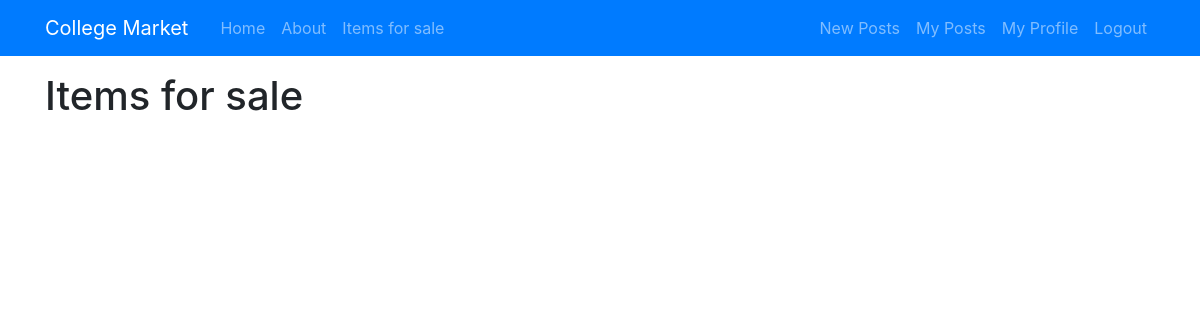
Page /post/forsale (signed in) on the earlier database version.
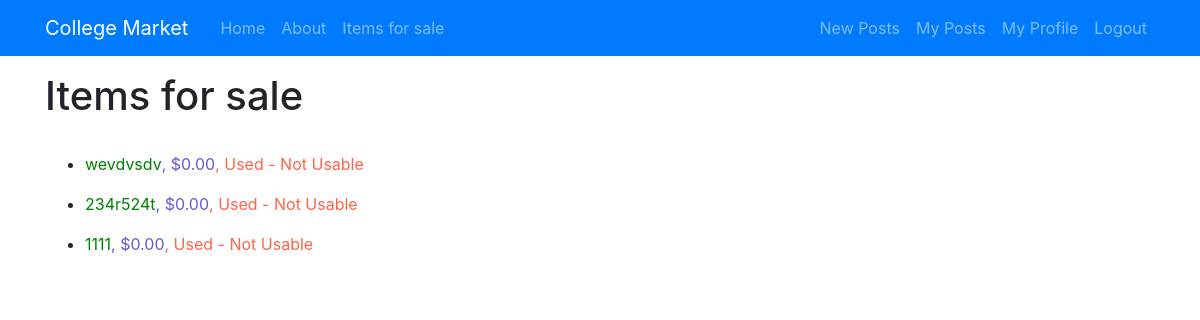
Same page on the later database version.
### posts/models.py (models this page shows)
class Post(models.Model):
    user = models.ForeignKey(User, on_delete=models.CASCADE, related_name="post" , null=True)
    title = models.CharField(max_length=255)
    body = models.TextField(null=True)
    updated_on = models.DateTimeField(auto_now= True)
    created_on = models.DateTimeField(auto_now_add=True, null=True)
    category = models.IntegerField(choices=CATEGORY, default=0)
    cover = models.ImageField(upload_to='images/', null=True , blank=True)
    condition = models.IntegerField(choices=CONDITION , default = 4)
    price = models.DecimalField(max_digits=20, decimal_places=2, default=Decimal(0.00), null=True ,blank=True)
    publish = models.IntegerField(choices=STATUS, default=0)

### posts/views.py (the view)
# urls.py: path('forsale' , ForSaleListView.as_view(), name='for_sale'),
class ForSaleListView(ListView):
    model = Post
    template_name = '../templates/forsale.html'

### posts/templates/forsale.html
{% extends 'base.html' %}
{% block content %}
<br><br><br>
{% if user.is_authenticated %}
  <h1>Items for sale</h1>
  <br>
    {% for post in object_list %}
      {% if post.publish == 1 %}
            <ul>
              <li><a href="{{ post.pk }}"><p id="element1">{{ post.title }}  </p><p id="element2">,  ${{ post.price }}</p><p id="element3"> , {{ post.get_condition_display }}</p</a></li>
            </ul>
      {% endif %}
    {% endfor %}
{% else %}
  <p>You are not allowed to see this list</p>
  <meta http-equiv = "refresh" content = "2"; url ='/post' />
{% endif %}
{% endblock %}

Differences in the rows shown:
added Post: title "wevdvsdv", price "0.00", condition "Used - Not Usable"
added Post: title "234r524t", price "0.00", condition "Used - Not Usable"
added Post: title "1111", price "0.00", condition "Used - Not Usable"
